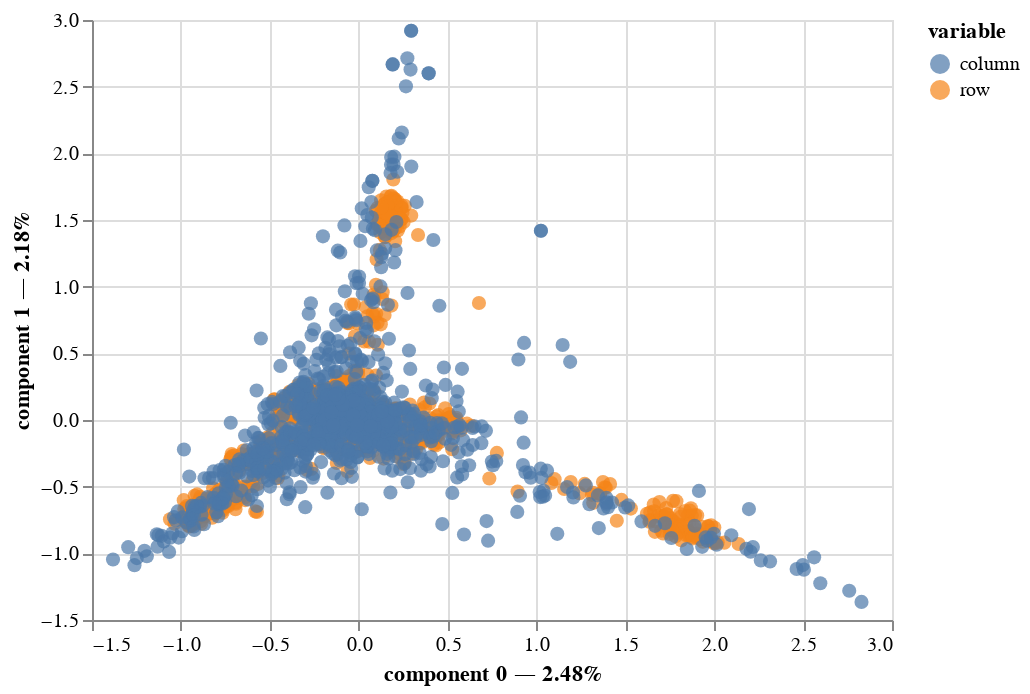

This figure's notebook cell:
### Code cell
mca.plot(
    df_selected,
    x_component=0,
    y_component=1
)

### Figure 1 — Vega-Lite specification as saved in the notebook (floating-point values rounded to 4 significant figures; data arrays with more than 128 entries replaced by an {"elided": "..."} marker saying what was removed)
{"config": {"view": {"continuousWidth": 400, "continuousHeight": 300}}, "data": {"name": "data-4386b90f60e9ba31e18a69837b625c6c"}, "mark": {"type": "circle", "size": 50}, "encoding": {"color": {"field": "variable", "type": "nominal"}, "tooltip": [{"field": "variable", "type": "nominal"}, {"field": "value", "type": "nominal"}, {"field": "component 0", "type": "quantitative"}, {"field": "component 1", "type": "quantitative"}], "x": {"axis": {"title": "component 0 — 2.48%"}, "field": "component 0", "scale": {"zero": false}, "type": "quantitative"}, "y": {"axis": {"title": "component 1 — 2.18%"}, "field": "component 1", "scale": {"zero": false}, "type": "quantitative"}}, "selection": {"selector002": {"type": "interval", "bind": "scales", "encodings": ["x", "y"]}}, "$schema": "https://vega.github.io/schema/vega-lite/v4.17.0.json", "datasets": {"data-4386b90f60e9ba31e18a69837b625c6c": {"elided": "2030 records"}}}
